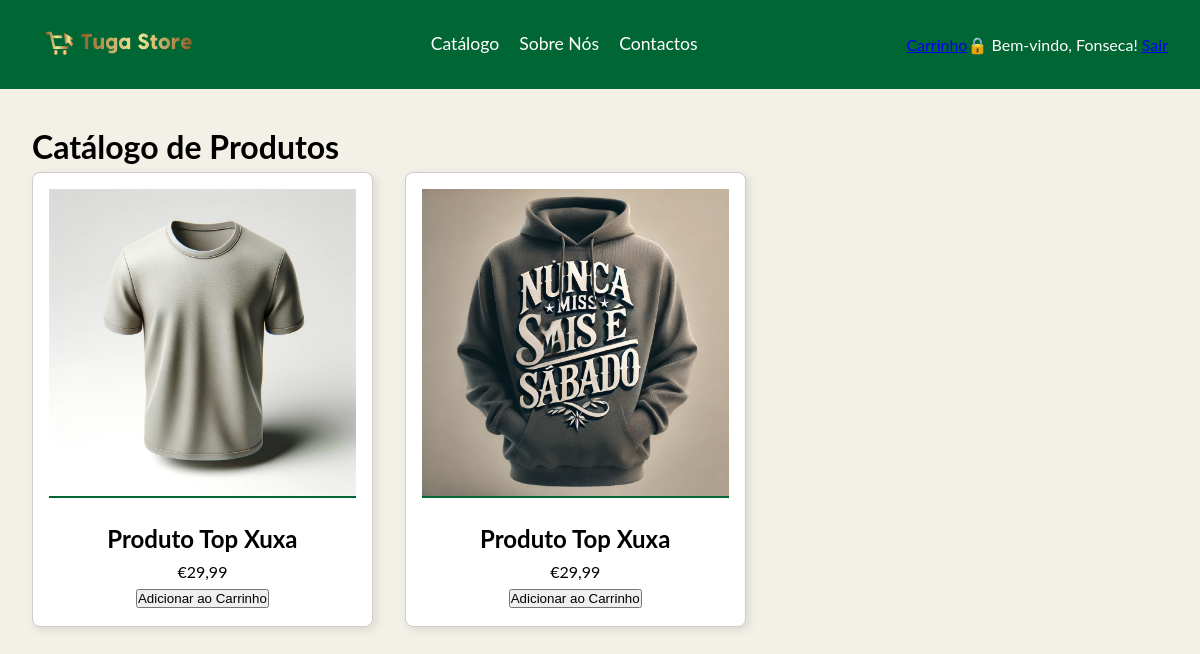
The app's page /catalogo.php (signed in) with its own data.
### tables this page shows
CREATE TABLE `produto` (
  `id_produto` int(11) NOT NULL,
  `nome` varchar(100) NOT NULL,
  `preco` decimal(5,2) NOT NULL,
  `descricao` varchar(255) NOT NULL,
  `imagem` varchar(255) NOT NULL,
  `desconto` int(11) DEFAULT NULL
);

### catalogo.php (the view, shortened to what this page needs)
<?php
include('conn.php');
$query = "SELECT id_produto, nome, preco, imagem FROM produto";
$result = $conn->query($query);
?>
<!DOCTYPE html>
<html lang="pt">
<head>
    <link rel="stylesheet" href="style/style.css">
</head>
<body>
    <header>
        <nav>
            <a href="index.php"><img style="width:170px;height:50px;"g  src="image/logo.png" alt="Logo"></a>
            <ul class="menu">
                <li><a href="catalogo.php">Catálogo</a></li>
                <li><a href="sobre-nos.php">Sobre Nós</a></li>
                <li><a href="contactos.php">Contactos</a></li>
            </ul>
            <div class="login-icon">
                <?php
                if (isset($_SESSION['loggedin']) && $_SESSION['loggedin'] === true) {
                    echo "<a href='carrinho.php'>Carrinho</a>";
                    echo "🔒 Bem-vindo, " . htmlspecialchars($_SESSION['username']) . "!";
                    echo " <a href='logout.php'>Sair</a>";
                } else {
                    echo '<a href="login.php">🔒 Login</a>';
                }
                ?>
            </div>
        </nav>
    </header>
    <main>
    <h1>Catálogo de Produtos</h1>
    <div class="produtos">
        <?php while ($row = $result->fetch_assoc()): ?>
            <div class="produto">
                <a href="detalhes.php?id_produto=<?php echo $row['id_produto']; ?>">
                    <img src="<?php echo $row['imagem']; ?>" alt="<?php echo htmlspecialchars($row['nome']); ?>">
                </a>
                <h2><?php echo htmlspecialchars($row['nome']); ?></h2>
                <p>€<?php echo number_format($row['preco'], 2, ',', '.'); ?></p>
                <form action="adicionar_ao_carrinho.php" method="POST">
                    <button type="submit">Adicionar ao Carrinho</button>
                </form>
            </div>
        <?php endwhile; ?>
    </div>
</main>
</body>
</html>

### style/style.css (style rules this page uses)
* { margin: 0; padding: 0; box-sizing: border-box; }
body { font-family: 'Lato', sans-serif; line-height: 1.6; background-color: #f3f0e7; }
header { background-color: #006633; color: #fff; padding: 1rem 0; }
nav { display: flex; justify-content: space-between; align-items: center; padding: 0 2rem; }
nav .menu { list-style: none; display: flex; }
nav .menu li { margin-left: 20px; }
nav .menu a { color: #fff; text-decoration: none; font-size: 1.1rem; transition: color 0.3s; }
main { padding: 2rem; }
.produtos { display: flex; gap: 2rem; flex-wrap: wrap; }
.produto { background: #fff; border: 1px solid #ccc; padding: 1rem; width: 30%; text-align: center; box-shadow: 3px 3px 10px rgba(0, 0, 0, 0.1); border-radius: 8px; }
.produto img { max-width: 100%; border-bottom: 2px solid #006633; margin-bottom: 1rem; }

### records on screen
produto: imagem (picture), nome "Produto Top Xuxa", preco "29,99"
produto: imagem (picture), nome "Produto Top Xuxa", preco "29,99"

### other values on screen
$_SESSION['username'] "Fonseca"
